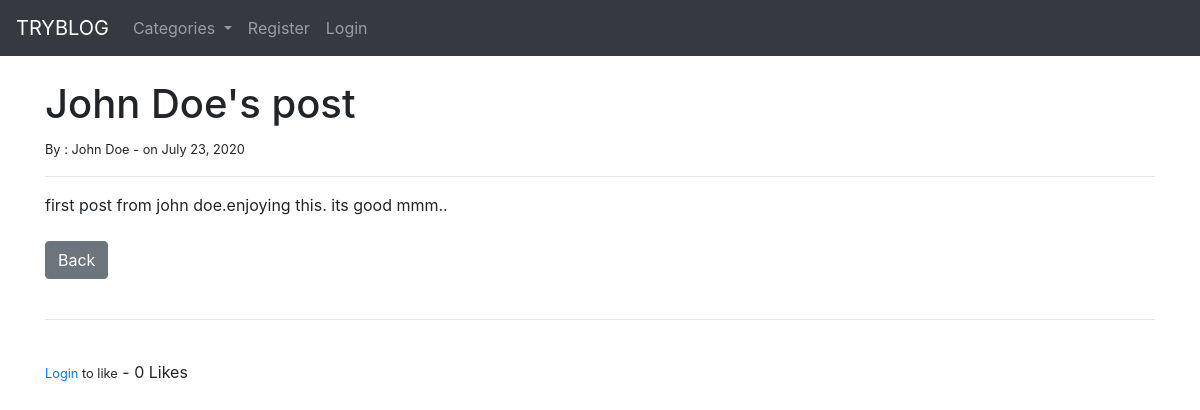
The app's page /article/13 with its own data.
### myblog/models.py (models this page shows, shortened)
class Post(models.Model):
    title = models.CharField(max_length=255)
    title_tag = models.CharField(max_length=255)
    author = models.ForeignKey(User, on_delete=models.CASCADE)
    body = RichTextField(blank = True, null = True)
    post_date = models.DateField(auto_now_add=True)
    category = models.CharField(max_length=255,default='coding')
    snippets = models.CharField(max_length=255)
    likes = models.ManyToManyField(User,related_name='blog_post')
    def total_likes(self):
        return self.likes.count()

### myblog/views.py (the view)
# urls.py: path('article/<int:pk>',ArticleView.as_view(),name="article-details"),
class ArticleView(DetailView):
    model = Post
    template_name = 'article_details.html'
    def get_context_data(self,*args,**kwargs):
        cat_menu = Category.objects.all()
        context = super(ArticleView,self).get_context_data(*args,**kwargs)
        stuff = get_object_or_404(Post, id=self.kwargs['pk'])
        total_likes = stuff.total_likes()
        liked = False
        if stuff.likes.filter(id=self.request.user.id).exists():
            liked = True
        context["cat_menu"] = cat_menu
        context["total_likes"] = total_likes
        context["liked"] = liked
        return context

### myblog/models.py (called while the page is built)
    def __str__(self):
        return self.name

### myblog/templates/article_details.html (shortened to what this page needs)
{% extends 'base.html'%}
{% block content %}
<h1>{{ post.title }}</h1>
<small> By : {{post.author.first_name}} {{post.author.last_name}} - on {{ post.post_date }}
</small><br/>
<hr>
{{post.body|safe}}
<br/><br/>
<a href="{% url 'home' %}" class="btn btn-secondary">Back</a>
<br/><br/>
<hr>
<br/>
<form action="{% url 'like_post' post.pk %}" method="POST">
{% if user.is_authenticated %}
    {% if liked %}
        <button class ="btn btn-danger btn-sm"  type="submit", name="post_id", value = "{{ post.id }}">Unlike</button>
    {% else %}
        <button class ="btn btn-primary btn-sm"  type="submit", name="post_id", value = "{{ post.id }}">Like</button>
    {% endif %}
{% else %}
    <small><a href="{% url 'login' %}">Login</a> to like</small>
{% endif %}
    - {{ total_likes }} Likes
</form>
{% endblock %}

### records on screen
Post: title "John Doe's post", author.first_name "John", author.last_name "Doe", post_date "July 23, 2020", body "first post from john doe.enjoying this. its good mmm.."

### other values on screen
{{ total_likes }} "0"
